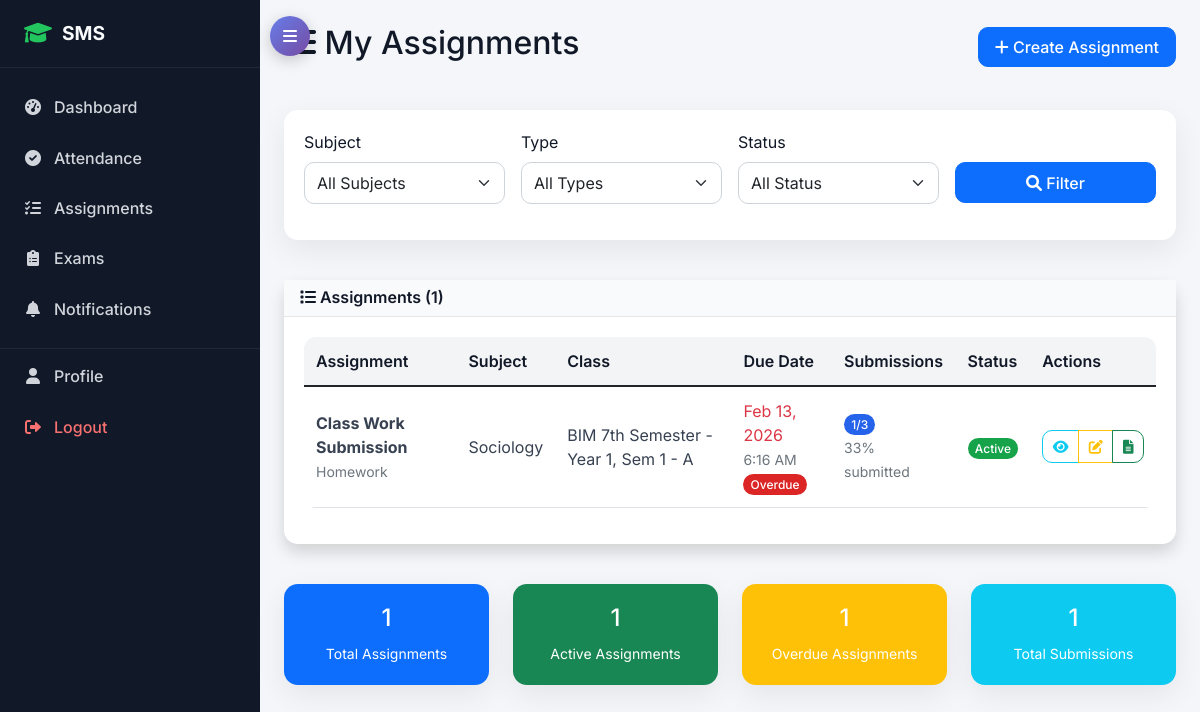
/academic/assignments/ (signed in), run on the app's committed database.
### academic/models.py (models this page shows, shortened)
class Assignment(models.Model):
    ASSIGNMENT_TYPES = (
        ('homework', 'Homework'),
        ('project', 'Project'),
        ('lab', 'Lab Work'),
        ('presentation', 'Presentation'),
        ('quiz', 'Quiz'),
    )
    title = models.CharField(max_length=200)
    description = models.TextField()
    assignment_type = models.CharField(max_length=20, choices=ASSIGNMENT_TYPES, default='homework')
    subject = models.ForeignKey(Subject, on_delete=models.CASCADE)
    class_assigned = models.ForeignKey(Class, on_delete=models.CASCADE)
    teacher = models.ForeignKey(TeacherProfile, on_delete=models.CASCADE)
    assigned_date = models.DateTimeField(auto_now_add=True)
    due_date = models.DateTimeField()
    max_marks = models.PositiveIntegerField(default=100)
    instructions = models.TextField(blank=True)
    attachment = models.FileField(upload_to='assignments/', blank=True, null=True)
    is_active = models.BooleanField(default=True)

class Subject(models.Model):
    name = models.CharField(max_length=100)
    code = models.CharField(max_length=20, unique=True)
    course = models.ForeignKey(Course, on_delete=models.CASCADE)
    semester = models.PositiveIntegerField()
    year = models.PositiveIntegerField()  # 1st year, 2nd year, etc.
    credits = models.PositiveIntegerField(default=3)
    description = models.TextField(blank=True)
    class Meta:
        unique_together = ['code', 'course']

class Class(models.Model):
    name = models.CharField(max_length=50)
    course = models.ForeignKey(Course, on_delete=models.CASCADE)
    year = models.PositiveIntegerField()  # 1st year, 2nd year, etc.
    semester = models.PositiveIntegerField()
    section = models.CharField(max_length=10)
    academic_year = models.ForeignKey(AcademicYear, on_delete=models.CASCADE)
    class_teacher = models.ForeignKey(TeacherProfile, on_delete=models.SET_NULL, null=True, blank=True, related_name='class_teacher_for')
    class Meta:
        unique_together = ['course', 'year', 'semester', 'section', 'academic_year']

### academic/views.py (the view)
# urls.py: path('assignments/', views.assignment_list, name='assignment_list'),
@login_required
@user_passes_test(is_teacher_or_admin)
def assignment_list(request):
    from django.utils import timezone
    from django.db.models import Q
    today = timezone.now()
    assignments = Assignment.objects.select_related(
        'subject', 'class_assigned', 'teacher__user'
    ).annotate(
        submission_count=Count('assignmentsubmission')
    )
    if request.user.user_type == 'teacher':
        assignments = assignments.filter(teacher=request.user.teacher_profile)
    subject_filter = request.GET.get('subject')
    type_filter = request.GET.get('assignment_type')
    status_filter = request.GET.get('status')
    if subject_filter:
        assignments = assignments.filter(subject_id=subject_filter)
    if type_filter:
        assignments = assignments.filter(assignment_type=type_filter)
    if status_filter:
        if status_filter == 'active':
            assignments = assignments.filter(is_active=True)
        elif status_filter == 'inactive':
            assignments = assignments.filter(is_active=False)
    assignments = assignments.order_by('-assigned_date', 'due_date')
    if request.user.user_type == 'teacher':
        teacher_assignments = TeacherSubjectAssignment.objects.filter(teacher=request.user.teacher_profile)
        subjects = Subject.objects.filter(id__in=teacher_assignments.values_list('subject_id', flat=True))
    else:
        subjects = Subject.objects.all()
    active_count = assignments.filter(is_active=True).count()
    overdue_count = assignments.filter(due_date__lt=today, is_active=True).count()
    total_submissions = sum(assignment.submission_count for assignment in assignments)
    context = {
        'assignments': assignments,
        'subjects': subjects,
        'subject_filter': subject_filter,
        'type_filter': type_filter,
        'status_filter': status_filter,
        'active_count': active_count,
        'overdue_count': overdue_count,
        'total_submissions': total_submissions,
        'today': today,
        'can_create': request.user.user_type in ['admin', 'teacher']
    }
    return render(request, 'academic/assignment_list.html', context)

### academic/views.py (called while the page is built)
def is_teacher_or_admin(user):
    return user.is_authenticated and user.user_type in ['admin', 'teacher']

### templates/academic/assignment_list.html (shortened to what this page needs)
{% extends 'base.html' %}
{% block content %}
<div class="row">
    <div class="col-12">
        <div class="d-flex justify-content-between align-items-center mb-4">
            <h2><i class="fas fa-tasks"></i>
                {% if user.user_type == 'teacher' %}My Assignments{% else %}All Assignments{% endif %}
            </h2>
            {% if user.user_type == 'teacher' or user.user_type == 'admin' %}
            <a href="{% url 'academic:create_assignment' %}" class="btn btn-primary">
                <i class="fas fa-plus"></i> Create Assignment
            </a>
            {% endif %}
        </div>
    </div>
</div>
<div class="row mb-4">
    <div class="col-12">
        <div class="card">
            <div class="card-body">
                <form method="get" class="row g-3">
                    <div class="col-md-3">
                        <label for="subject" class="form-label">Subject</label>
                        <select name="subject" id="subject" class="form-select">
                            <option value="">All Subjects</option>
                        </select>
                    </div>
                    <div class="col-md-3">
                        <label for="assignment_type" class="form-label">Type</label>
                        <select name="assignment_type" id="assignment_type" class="form-select">
                            <option value="">All Types</option>
                        </select>
                    </div>
                    <div class="col-md-3">
                        <label for="status" class="form-label">Status</label>
                        <select name="status" id="status" class="form-select">
                            <option value="">All Status</option>
                        </select>
                    </div>
                    <div class="col-md-3">
                        <label class="form-label">&nbsp;</label>
                        <div class="d-grid">
                            <button type="submit" class="btn btn-primary">
                                <i class="fas fa-search"></i> Filter
                            </button>
                        </div>
                    </div>
                </form>
            </div>
        </div>
    </div>
</div>
<div class="row">
    <div class="col-12">
        <div class="card shadow">
            <div class="card-header bg-primary text-white">
                <h6 class="m-0"><i class="fas fa-list"></i> Assignments ({{ assignments.count }})</h6>
            </div>
            <div class="card-body">
                {% if assignments %}
                <div class="table-responsive">
                    <table class="table table-hover">
                        <thead>
                            <tr>
                                <th>Assignment</th>
                                <th>Subject</th>
                                <th>Class</th>
                                <th>Due Date</th>
                                <th>Submissions</th>
                                <th>Status</th>
                                <th>Actions</th>
                            </tr>
                        </thead>
                        <tbody>
                            {% for assignment in assignments %}
                            <tr>
                                <td>
                                    <div>
                                        <strong>{{ assignment.title }}</strong>
                                        <br><small class="text-muted">{{ assignment.assignment_type|title }}</small>
                                    </div>
                                </td>
                                <td>{{ assignment.subject.name }}</td>
                                <td>{{ assignment.class_assigned.name }}</td>
                                <td>
                                    <span class="{% if assignment.due_date < today %}text-danger{% else %}text-info{% endif %}">
                                        {{ assignment.due_date|date:"M d, Y" }}
                                    </span>
                                    <br><small class="text-muted">{{ assignment.due_date|date:"g:i A" }}</small>
                                    {% if assignment.due_date < today %}
                                        <br><span class="badge bg-danger">Overdue</span>
                                    {% endif %}
                                </td>
                                <td>
                                    {% with total_students=assignment.class_assigned.studentenrollment_set.count %}
                                        {% with submitted=assignment.assignmentsubmission_set.count %}
                                        <span class="badge bg-primary">{{ submitted }}/{{ total_students }}</span>
                                        <br><small class="text-muted">
                                            {% if total_students > 0 %}
                                                {% widthratio submitted total_students 100 %}% submitted
                                            {% else %}
                                                No students
                                            {% endif %}
                                        </small>
                                        {% endwith %}
                                    {% endwith %}
                                </td>
                                <td>
                                    {% if assignment.is_active %}
                                        <span class="badge bg-success">Active</span>
                                    {% else %}
                                        <span class="badge bg-secondary">Inactive</span>
                                    {% endif %}
                                </td>
                                <td>
                                    <div class="btn-group" role="group">
                                        <a href="{% url 'academic:assignment_detail' assignment.id %}" class="btn btn-sm btn-outline-info" title="View Details">
                                            <i class="fas fa-eye"></i>
                                        </a>
                                        {% if user.user_type == 'teacher' and assignment.teacher == user.teacher_profile or user.user_type == 'admin' %}
                                        <a href="{% url 'academic:edit_assignment' assignment.id %}" class="btn btn-sm btn-outline-warning" title="Edit">
                                            <i class="fas fa-edit"></i>
                                        </a>
                                        <a href="{% url 'academic:assignment_submissions' assignment.id %}" class="btn btn-sm btn-outline-success" title="Submissions">
                                            <i class="fas fa-file-alt"></i>
                                        </a>
                                        {% endif %}
                                    </div>
                                </td>
                            </tr>
                            {% endfor %}
                        </tbody>
                    </table>
                </div>
                {% endif %}
            </div>
        </div>
    </div>
</div>
{% if assignments %}
<div class="row mt-4">
    <div class="col-md-3">
        <div class="card bg-primary text-white">
            <div class="card-body text-center">
                <h4>{{ assignments.count }}</h4>
                <small>Total Assignments</small>
            </div>
        </div>
    </div>
    <div class="col-md-3">
        <div class="card bg-success text-white">
            <div class="card-body text-center">
                <h4>{{ active_count }}</h4>
                <small>Active Assignments</small>
            </div>
        </div>
    </div>
    <div class="col-md-3">
        <div class="card bg-warning text-white">
            <div class="card-body text-center">
                <h4>{{ overdue_count }}</h4>
                <small>Overdue Assignments</small>
            </div>
        </div>
    </div>
    <div class="col-md-3">
        <div class="card bg-info text-white">
            <div class="card-body text-center">
                <h4>{{ total_submissions }}</h4>
                <small>Total Submissions</small>
            </div>
        </div>
    </div>
</div>
{% endif %}
{% endblock %}

### static/css/style.css (style rules this page uses)
:root { --primary-color: #0d6efd; --primary-dark: #0b5ed7; --bg-light: #f4f6f9; --text-dark: #212529; --text-muted: #6c757d; --card-radius: 12px; --transition: all 0.25s ease-in-out; }
body { font-family: 'Inter', sans-serif; background-color: var(--bg-light); color: var(--text-dark); min-height: 100vh; }
.card { border: none; border-radius: var(--card-radius); box-shadow: 0 8px 24px rgba(0, 0, 0, 0.08); transition: var(--transition); }
.card-header { background-color: #fff; border-bottom: 1px solid #e9ecef; font-weight: 600; }
.btn { border-radius: 10px; font-weight: 500; padding: 0.45rem 1rem; transition: var(--transition); }
.btn-primary { background-color: var(--primary-color); border-color: var(--primary-color); }
.form-control, .form-select { border-radius: 10px; padding: 0.5rem 0.75rem; border: 1px solid #ced4da; transition: var(--transition); }
.table { background-color: #fff; border-radius: 12px; overflow: hidden; }
.table thead { background-color: #f1f3f5; }
.table th { font-weight: 600; color: var(--text-dark); }
.table td, .table th { vertical-align: middle; padding: 0.75rem; }
:root { --bg-light: #f4f6f9; --text-dark: #111827; --text-muted: #6b7280; --accent: #22c55e; }
.card { border-radius: 14px; border: none; background-color: #ffffff; box-shadow: 0 10px 30px rgba(0,0,0,0.07); }
.card-header { background-color: #f9fafb !important; border-bottom: 1px solid #e5e7eb; font-weight: 600; color: var(--text-dark) !important; }
.card-header h6 { margin: 0; font-weight: 600; }
.card-body { padding: 1.25rem; }
.card-header.bg-primary, .card-header.bg-success, .card-header.bg-info, .card-header.bg-warning, .card-header.bg-secondary { background-color: #f9fafb !important; color: var(--text-dark) !important; }
.badge { border-radius: 999px; padding: 0.35em 0.6em; font-weight: 500; font-size: 0.75rem; }
.badge.bg-success { background-color: #16a34a !important; }
.badge.bg-danger { background-color: #dc2626 !important; }
.badge.bg-primary { background-color: #2563eb !important; }
.btn { border-radius: 10px; font-weight: 500; }
.btn-group .btn { padding: 0.3rem 0.6rem; }
.btn-outline-primary, .btn-outline-success, .btn-outline-info, .btn-outline-warning { border-width: 1.5px; }
.table { background-color: #ffffff; border-radius: 12px; overflow: hidden; }
.table thead { background-color: #f3f4f6; }
.table th { font-weight: 600; color: var(--text-dark); border-bottom: none; }
.table td { vertical-align: middle; color: #374151; }
.row > [class^="col"] { margin-bottom: 1rem; }

### data on the page
Assignment: title "Class Work Submission", assignment_type "Homework", subject.name "Sociology", class_assigned.name "BIM 7th Semester - Year 1, Sem 1 - A", due_date "Feb 13, 2026", due_date "6:16 AM", shows "Overdue", assignmentsubmission_set.count "1", class_assigned.studentenrollment_set.count "3", widthratio "33", shows "Active"

### other printed values
{{ assignments.count }} "1"
{{ active_count }} "1"
{{ overdue_count }} "1"
{{ total_submissions }} "1"
